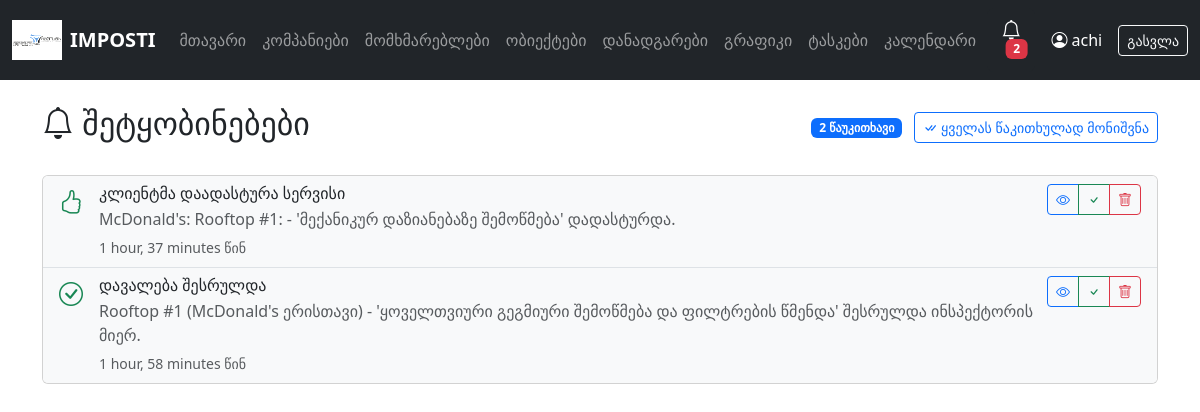
/notifications/ (signed in), run on the app's committed database.
### apps/accounts/models.py (models this page shows, shortened)
class User(AbstractUser):
    ROLE_CHOICES = [
        ("manager", "Manager"),
        ("inspector", "Inspector"),
        ("client", "Client"),
    ]
    role = models.CharField(max_length=20, choices=ROLE_CHOICES, default="client")
    phone = models.CharField(max_length=20, blank=True)
    tenant = models.ForeignKey(
        Tenant,
        on_delete=models.CASCADE,
        null=True,
        blank=True,
        related_name="users"
    )
    company = models.ForeignKey(
        "companies.Company",
        on_delete=models.SET_NULL,
        null=True,
        blank=True,
        related_name="users",
    )

### apps/notifications/models.py (models this page shows, shortened)
class Notification(models.Model):
    NOTIFICATION_TYPES = [
        ('task_assigned', 'დავალება მინიჭებული'),
        ('task_due', 'ვადა იწურება'),
        ('task_overdue', 'ვადა გასული'),
        ('task_completed', 'დავალება დასრულდა'),
        ('task_approved', 'დავალება დამტკიცდა'),
        ('task_rejected', 'დავალება უარყოფილია'),
        ('system', 'სისტემური'),
    ]
    user = models.ForeignKey(
        settings.AUTH_USER_MODEL, on_delete=models.CASCADE, related_name="notifications"
    )
    notification_type = models.CharField(max_length=20, choices=NOTIFICATION_TYPES, default='system')
    title = models.CharField(max_length=200)
    message = models.TextField()
    link = models.CharField(max_length=500, blank=True, null=True)  # URL to related object
    is_read = models.BooleanField(default=False)
    created_at = models.DateTimeField(auto_now_add=True)
    class Meta:
        ordering = ["-created_at"]

### apps/notifications/views.py (the view)
# urls.py: path('notifications/', views.notifications_list, name='notifications_list'),
@login_required
def notifications_list(request):
    notifications = Notification.objects.filter(user=request.user)
    unread_count = notifications.filter(is_read=False).count()
    base_template = (
        "manager/base.html"
        if getattr(request.user, "role", None) == "manager"
        else "base/base.html"
    )
    return render(
        request,
        "notifications/list.html",
        {
            "notifications": notifications,
            "unread_count": unread_count,
            "base_template": base_template,
        },
    )

### templates/notifications/list.html (shortened to what this page needs)
{% extends base_template|default:'base/base.html' %}
{% block content %}
<div class="d-flex justify-content-between align-items-center mb-4">
    <h2><i class="bi bi-bell"></i> შეტყობინებები</h2>
    <div>
        <span class="badge bg-primary me-2">{{ unread_count }} წაუკითხავი</span>
        <button class="btn btn-outline-primary btn-sm" onclick="markAllRead()">
            <i class="bi bi-check-all"></i> ყველას წაკითხულად მონიშვნა
        </button>
    </div>
</div>
<div class="card">
    <div class="list-group list-group-flush">
        {% for notification in notifications %}
        <div class="list-group-item {% if not notification.is_read %}bg-light{% endif %}" id="notif-{{ notification.id }}">
            <div class="d-flex justify-content-between align-items-start">
                <div class="d-flex align-items-start">
                    <div class="me-3">
                        {% if notification.notification_type == 'task_assigned' %}
                        <i class="bi bi-person-plus text-primary fs-4"></i>
                        {% elif notification.notification_type == 'task_due' %}
                        <i class="bi bi-clock text-warning fs-4"></i>
                        {% elif notification.notification_type == 'task_overdue' %}
                        <i class="bi bi-exclamation-triangle text-danger fs-4"></i>
                        {% elif notification.notification_type == 'task_completed' %}
                        <i class="bi bi-check-circle text-success fs-4"></i>
                        {% elif notification.notification_type == 'task_approved' %}
                        <i class="bi bi-hand-thumbs-up text-success fs-4"></i>
                        {% elif notification.notification_type == 'task_rejected' %}
                        <i class="bi bi-x-circle text-danger fs-4"></i>
                        {% else %}
                        <i class="bi bi-info-circle text-info fs-4"></i>
                        {% endif %}
                    </div>
                    <div>
                        <h6 class="mb-1">{{ notification.title }}</h6>
                        <p class="mb-1 text-muted">{{ notification.message }}</p>
                        <small class="text-muted">{{ notification.created_at|timesince }} წინ</small>
                    </div>
                </div>
                <div class="btn-group">
                    {% if notification.link %}
                    <a href="{{ notification.link }}" class="btn btn-sm btn-outline-primary">
                        <i class="bi bi-eye"></i>
                    </a>
                    {% endif %}
                    {% if not notification.is_read %}
                    <button class="btn btn-sm btn-outline-success" onclick="markRead({{ notification.id }})">
                        <i class="bi bi-check"></i>
                    </button>
                    {% endif %}
                    <button class="btn btn-sm btn-outline-danger" onclick="deleteNotif({{ notification.id }})">
                        <i class="bi bi-trash"></i>
                    </button>
                </div>
            </div>
        </div>
        {% empty %}
        <div class="list-group-item text-center text-muted py-5">
            <i class="bi bi-bell-slash fs-1"></i>
            <p class="mt-2">შეტყობინებები არ არის</p>
        </div>
        {% endfor %}
    </div>
</div>
{% endblock %}

### templates/manager/base.html (shortened to what this page needs)
<!DOCTYPE html>
<html lang="ka">
<head>
    <link href="https://cdn.jsdelivr.net/npm/bootstrap@5.3.0/dist/css/bootstrap.min.css" rel="stylesheet">
    <link rel="stylesheet" href="https://cdn.jsdelivr.net/npm/bootstrap-icons@1.11.0/font/bootstrap-icons.css">
</head>
<body>
    <nav class="navbar navbar-expand-lg navbar-dark bg-dark">
        <div class="container-fluid">
            <a class="navbar-brand d-flex align-items-center" href="/manager/">
                <img src="/static/images/logo.png" alt="IMPOSTI" height="40" class="me-2" style="filter: brightness(1.1);">
                <span class="fw-bold">IMPOSTI</span>
            </a>
            <div class="collapse navbar-collapse" id="navbarNav">
                <ul class="navbar-nav me-auto">
                    <li class="nav-item">
                        <a class="nav-link" href="/manager/">მთავარი</a>
                    </li>
                    <li class="nav-item">
                        <a class="nav-link" href="/manager/companies/">კომპანიები</a>
                    </li>
                    <li class="nav-item">
                        <a class="nav-link" href="/manager/users/">მომხმარებლები</a>
                    </li>
                    <li class="nav-item">
                        <a class="nav-link" href="/manager/sites/">ობიექტები</a>
                    </li>
                    <li class="nav-item">
                        <a class="nav-link" href="/manager/equipment/">დანადგარები</a>
                    </li>
                    <li class="nav-item">
                        <a class="nav-link" href="/manager/schedules/">გრაფიკი</a>
                    </li>
                    <li class="nav-item">
                        <a class="nav-link" href="/manager/tasks/">ტასკები</a>
                    </li>
                    <li class="nav-item">
                        <a class="nav-link" href="/calendar/">კალენდარი</a>
                    </li>
                </ul>
                <div class="dropdown me-3">
                    <button class="btn btn-dark position-relative" type="button" id="notificationsDropdown" data-bs-toggle="dropdown">
                        <i class="bi bi-bell fs-5"></i>
                        <span class="badge bg-danger notification-badge" id="notifCount" style="display: none;">0</span>
                    </button>
                </div>
                <span class="navbar-text text-white me-3" data-user-id="{{ request.user.id }}">
                    <i class="bi bi-person-circle"></i> {{ request.user.username }}
                </span>
                <a class="btn btn-outline-light btn-sm" href="/logout/">გასვლა</a>
            </div>
        </div>
    </nav>
    <div class="container mt-4">
        {% block content %}{% endblock %}
    </div>
</body>
</html>

### templates/manager/base.html (style rules this page uses)
.notification-badge { position: absolute; top: 0; right: 0; transform: translate(25%, -25%); }

### data on the page
User: user.username "achi"
Notification: notification_type "task_approved" (drawn), title "კლიენტმა დაადასტურა სერვისი", message "McDonald's: Rooftop #1: - 'მექანიკურ დაზიანებაზე შემოწმება' დადასტურდა.", created_at "1 hour, 37 minutes"
Notification: notification_type "task_completed" (drawn), title "დავალება შესრულდა", message "Rooftop #1 (McDonald's ერისთავი) - 'ყოველთვიური გეგმიური შემოწმება და ფილტრების წმენდა' შესრულდა ინსპექტორის მიერ.", created_at "1 hour, 58 minutes"

### other printed values
{{ unread_count }} "2"
